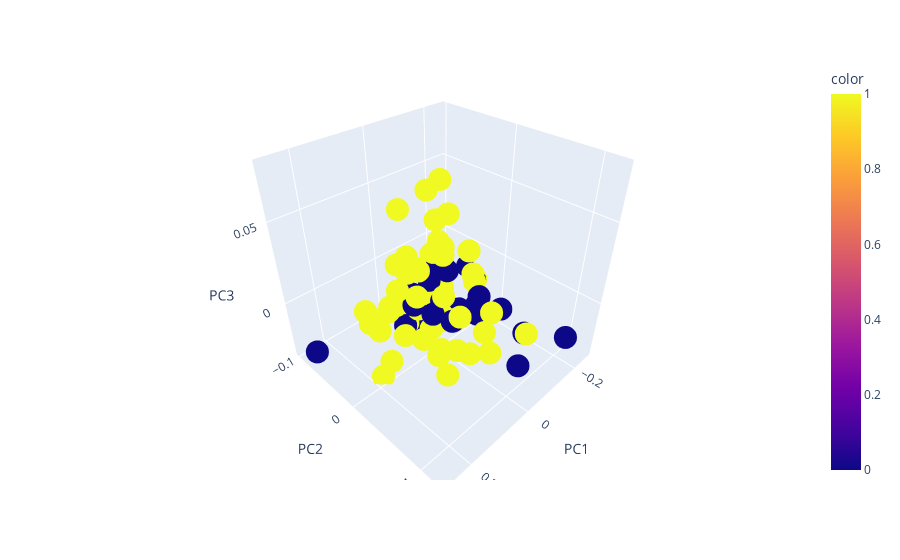

Notebook source saved alongside this figure:
### Code cell
labels = data_df_avg_W["sex"].values
pca = PCA(n_components=3)
results = pca.fit_transform(data_df_avg_W.drop(columns="sex"))


px.scatter_3d(pd.DataFrame(results, columns=["PC1", "PC2", "PC3"]), x="PC1", y="PC2", z="PC3", color=labels)
